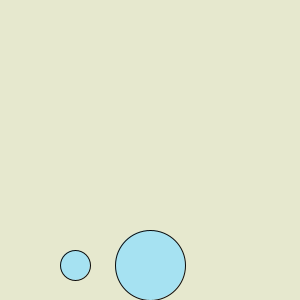
Frame 1 (no input)
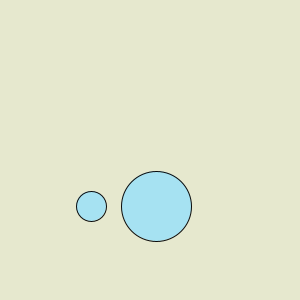
Frame 60 (the mouse pressed at the canvas centre just before this capture)
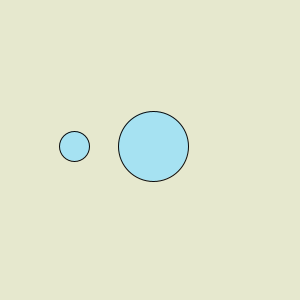
Frame 120 (the mouse held since frame 60 and released just before this capture)

The Processing sketch that drew these frames (run headless with seeded random() and noise(); from frame 60 on, the mouse is pressed at the canvas centre):

// Processing sketch: class_bubble
// ── class_bubble.pde
Bubble b, b2;

void setup(){
  size(300, 300);
  b = new Bubble(70);
  b2 = new Bubble(30);
  b2.x = width/4;
}

void draw(){
  background(#E6E8CE);
  b.display();
  b.move();
  b2.display();
  b2.move();
}

void mousePressed(){
  b.pop(); 
}

// ── Bubble.pde
class Bubble{
 float x, y, speed, diameter;
 
 Bubble(float Diameter){
   x = width/2;
   y = height-35;
   speed = 1;
   diameter = Diameter;
 }
 
 void move(){
   if(y>diameter/2)
       y -= speed;
       x -= random(-2, 2);
    
  }
 
 void display(){
   stroke(10);
   fill(#A6E2F2);
   ellipse(x, y, diameter, diameter);
 }

void pop(){
   
}
  
}
